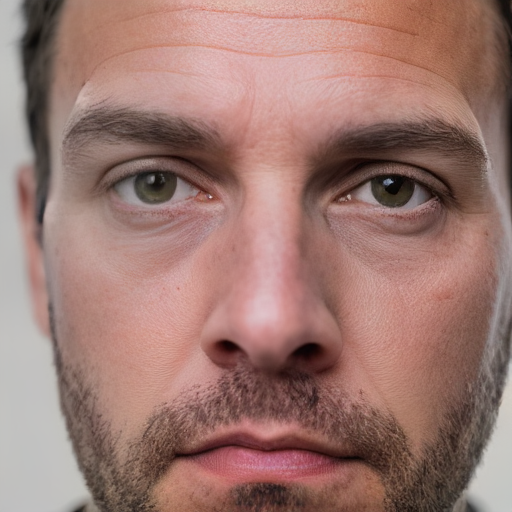
#> input picture booth/stock/stock_neutral_a.png, 512 x 512 px
$ python -i smile.py   (imports and definitions only)
#> lines starting #> are read from the running program, lines starting #| are printed output that depends on the picture
#> further down, picture is the input picture: shape (512, 512, 3); mean B, G, R 113.1, 120.4, 156.9
### booth/expression.py

"""Is this face happy?"""

import logging
import os

import cv2
import numpy as np

log = logging.getLogger(__name__)

MODEL_PATH = os.environ.get("FER_MODEL", "/app/models/emotion-ferplus-8.onnx")

EMOTIONS = ("neutral", "happiness", "surprise", "sadness",
            "anger", "disgust", "fear", "contempt")
HAPPINESS = EMOTIONS.index("happiness")

INPUT_SIZE = 64


# [4 lines left out: function _softmax, not called in this run]


class ExpressionModel:
    """FER+ over ONNX Runtime. Raises if it cannot be loaded."""

    def __init__(self, path=MODEL_PATH):
        import onnxruntime as ort

        if not os.path.isfile(path):
            raise FileNotFoundError(path)
        opts = ort.SessionOptions()
        opts.intra_op_num_threads = 1
        opts.inter_op_num_threads = 1
        opts.log_severity_level = 3
        self._sess = ort.InferenceSession(path, sess_options=opts,
                                          providers=["CPUExecutionProvider"])
        self._input = self._sess.get_inputs()[0].name
        log.info("expression model loaded from %s", path)

    # [16 lines left out: function happiness, not called in this run]


def try_load(path=MODEL_PATH):
    """Load the model, or return None and say why."""
    try:
        return ExpressionModel(path)
    except Exception as exc:
        log.warning("expression model unavailable (%s: %s); "
                    "falling back to the Haar smile cascade",
                    type(exc).__name__, exc)
        return None

### booth/smile.py

"""Finding a face, and deciding whether it is smiling."""

import logging
import os

import cv2

from . import expression

log = logging.getLogger(__name__)

MOUTH_TOP = 0.55
MOUTH_BOTTOM = 1.0

_CASCADE_DIRS = (
    "/usr/share/opencv4/haarcascades/",
    "/usr/share/opencv/haarcascades/",
    "/usr/share/OpenCV/haarcascades/",
)


def cascade_path(name):
    """Absolute path to a named Haar cascade XML, wherever OpenCV put it."""
#> called with name = 'haarcascade_frontalface_default.xml'
    bundled = getattr(getattr(cv2, "data", None), "haarcascades", None)
    for directory in ([bundled] if bundled else []) + list(_CASCADE_DIRS):
        candidate = os.path.join(directory, name)
        if os.path.isfile(candidate):
            return candidate
    raise RuntimeError(
        f"cannot find {name}; looked in {[bundled] + list(_CASCADE_DIRS)}")


class Detection:
    """One frame's worth of findings."""

    __slots__ = ("face", "smiling", "confidence")

    def __init__(self, face=None, smiling=False, confidence=0.0):
        self.face = face
        self.smiling = smiling
        self.confidence = confidence

    @property
    def has_face(self):
        return self.face is not None


class SmileDetector:
    def __init__(self, min_face=90, smile_neighbors=24, happy_threshold=0.5,
                 model=None):
        self._face = cv2.CascadeClassifier(
            cascade_path("haarcascade_frontalface_default.xml"))
        self._smile = cv2.CascadeClassifier(
            cascade_path("haarcascade_smile.xml"))
        if self._face.empty() or self._smile.empty():
            raise RuntimeError("Haar cascade files found but failed to load")
        self._min_face = min_face
        self._smile_neighbors = smile_neighbors
        self._threshold = happy_threshold
        self._model = model if model is not None else expression.try_load()

    @property
    def using_model(self):
        return self._model is not None

    def detect(self, frame):
        grey_raw = cv2.cvtColor(frame, cv2.COLOR_BGR2GRAY)
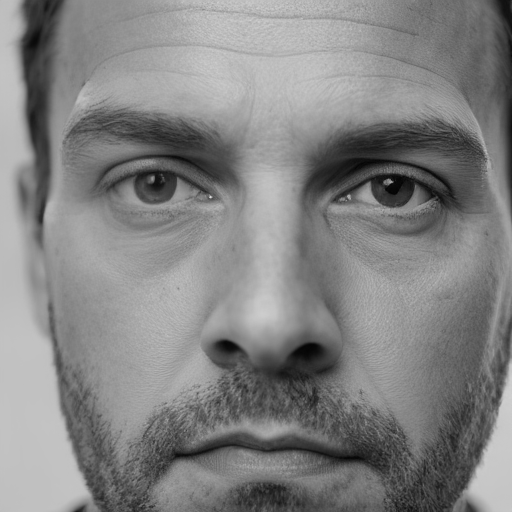
#> grey_raw: shape (512, 512); min 2, max 221, mean 130.5
        grey_eq = cv2.equalizeHist(grey_raw)
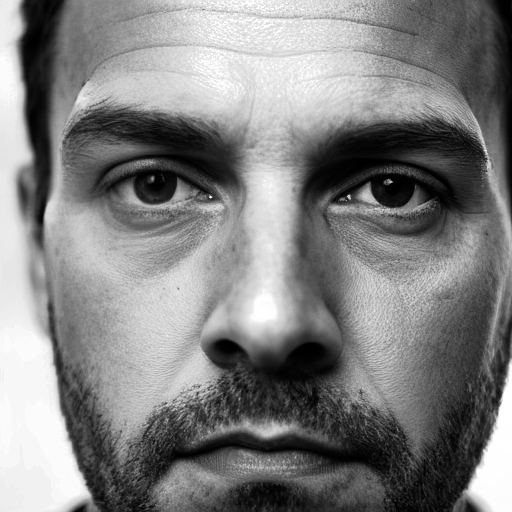
#> grey_eq: shape (512, 512); min 0, max 255, mean 128.4

        faces = self._face.detectMultiScale(
            grey_eq, scaleFactor=1.2, minNeighbors=5,
            minSize=(self._min_face, self._min_face))
#> faces = ()
        if len(faces) == 0:
            return Detection()

        face = max(faces, key=lambda f: f[2] * f[3])

        if self._model is not None:
            score = self._model.happiness(grey_raw, face)
            return Detection(face=tuple(face), smiling=score >= self._threshold,
                             confidence=score)
        return self._cascade_smile(grey_eq, face)

    # [10 lines left out: function _cascade_smile, not called in this run]


class SmileGate:
    """Turns a noisy per-frame boolean into one trigger."""

    # [33 lines left out: functions __init__, progress, update, reset, not called in this run]

>>> import cv2
>>> picture = cv2.imread('stock/stock_neutral_a.png')
>>> result = SmileDetector().detect(picture)

$ run again, on booth/stock/stock_neutral_b.png
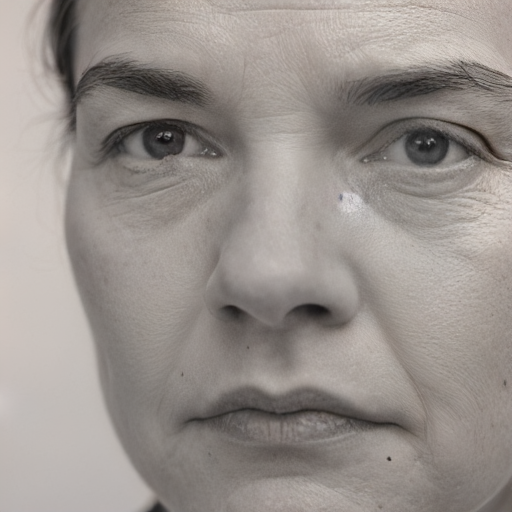
#> input picture booth/stock/stock_neutral_b.png, 512 x 512 px
#> picture is the input picture: shape (512, 512, 3); mean B, G, R 140.3, 145.1, 152
#> in detect, `grey_eq = cv2.equalizeHist(grey_raw)`:
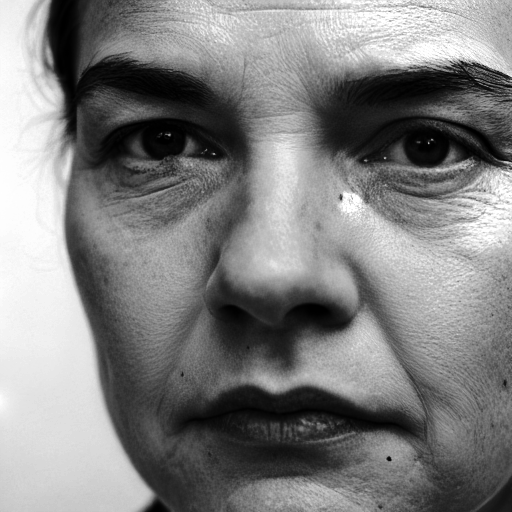
#> grey_eq: shape (512, 512); min 0, max 255, mean 128.6
#> faces = ()

$ run again, on booth/stock/stock_smile_a.png
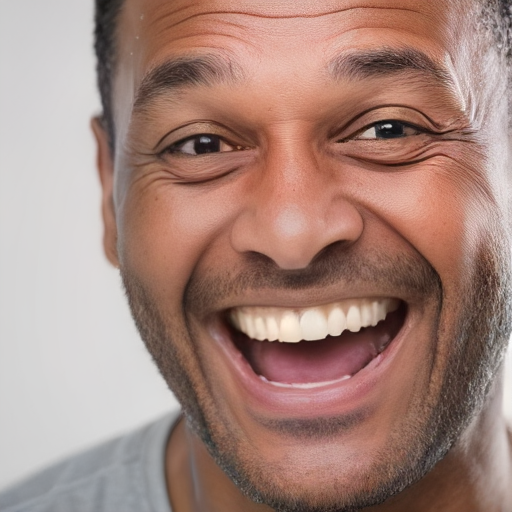
#> input picture booth/stock/stock_smile_a.png, 512 x 512 px
#> picture is the input picture: shape (512, 512, 3); mean B, G, R 124.5, 134, 165.8
#> in detect, `grey_raw = cv2.cvtColor(frame, cv2.COLOR_BGR2GRAY)`:
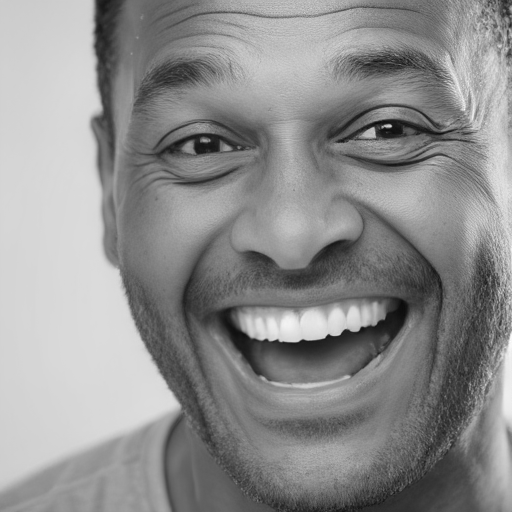
#> grey_raw: shape (512, 512); min 9, max 254, mean 142.4
#> in detect, `grey_eq = cv2.equalizeHist(grey_raw)`:
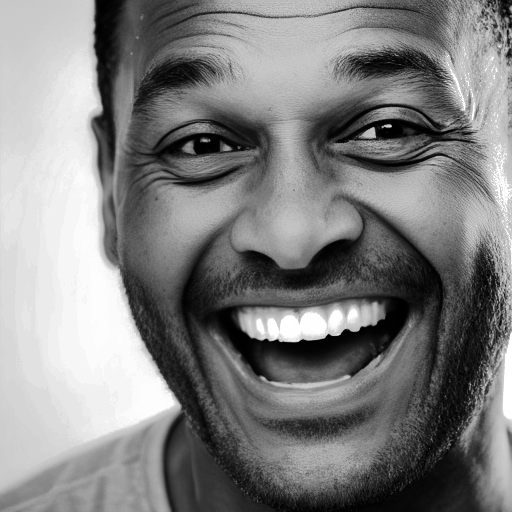
#> grey_eq: shape (512, 512); min 0, max 255, mean 128.4
#> faces = ()

$ run again, on booth/stock/stock_smile_b.png
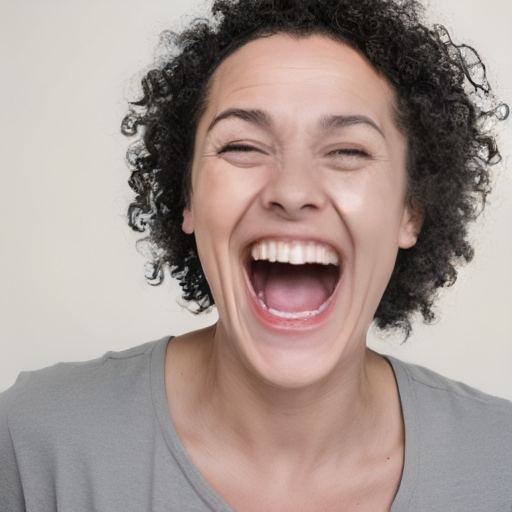
#> input picture booth/stock/stock_smile_b.png, 512 x 512 px
#> picture is the input picture: shape (512, 512, 3); mean B, G, R 144.3, 150, 165.2
#> in detect, `grey_eq = cv2.equalizeHist(grey_raw)`:
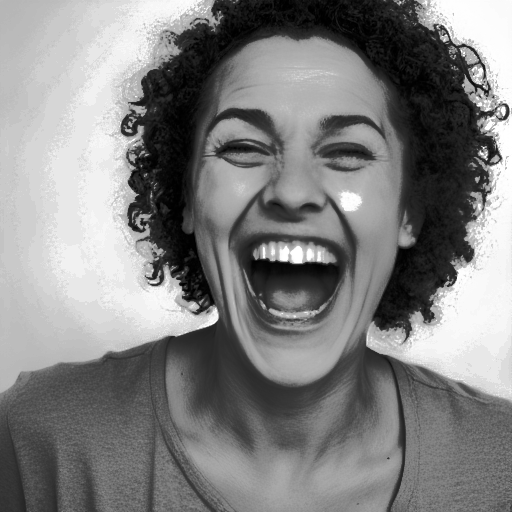
#> grey_eq: shape (512, 512); min 0, max 255, mean 128.9
#> faces = [[161, 39, 268, 268]]
#> face = [161, 39, 268, 268]
#> x = 161; y = 39; w = 268
#> in _cascade_smile, `mouth = grey[int(y + h * MOUTH_TOP):int(y + h * MOUTH_BOTTOM), x:x + w]`:
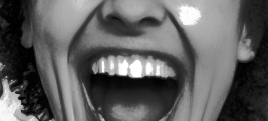
#> mouth: shape (121, 268); min 0, max 255, mean 95.1
#> smiles = [[48, 21, 177, 88]]
